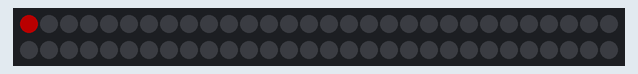
Simulated run of this sketch. Board: Arduino Uno, built with avr-gcc and run on an emulated ATmega328P. Parts: 60 RGB LEDs in strip order, left to right, continuing on the next row. Dim RGB values are drawn brighter than linear.

Above: at 0.05 s.
At 1.18 s:
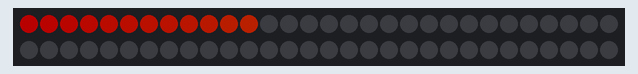
At 2.3 s:
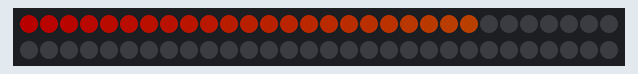
At 4.97 s:
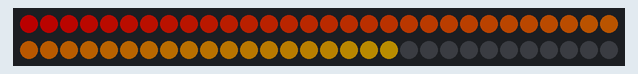
At 6.1 s:
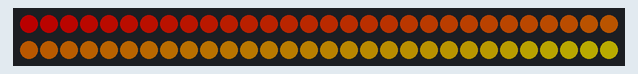
At 8.87 s:
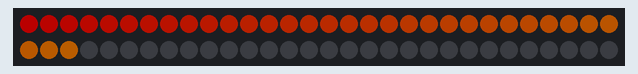

Measured:
- by itself, everything shown: repeats every 12.3 s, in 120 steps

The sketch:

sketch_led_ctrl.ino
```cpp
#include <FastLED.h>

//FASTLED_USING_NAMESPACE

#define LED 13
#define IN 2

#define LED_COUNT 60
#define LED_PIN 3
#define BRIGHTNESS 70

CRGB strip[LED_COUNT];

void setup ()
{
//  Serial.begin(9600);
//  pinMode(IN, INPUT);
//  pinMode(LED, OUTPUT);
  FastLED.addLeds<NEOPIXEL, LED_PIN >(strip, LED_COUNT);
  FastLED.setBrightness( BRIGHTNESS );
}

void loop ()
{
  int i;

  for (i = 0; i < LED_COUNT; i++)
  {
    strip[i] = 0xFF0000 | ((((int)(255 / 60)) * i) << 8);

    FastLED.show();
    delay(100);
  }

  for (i = LED_COUNT - 1; i >= 0; i--)
  {
    strip[i] = 0x000000;
    FastLED.show();
    delay(100);
  }
}
```
